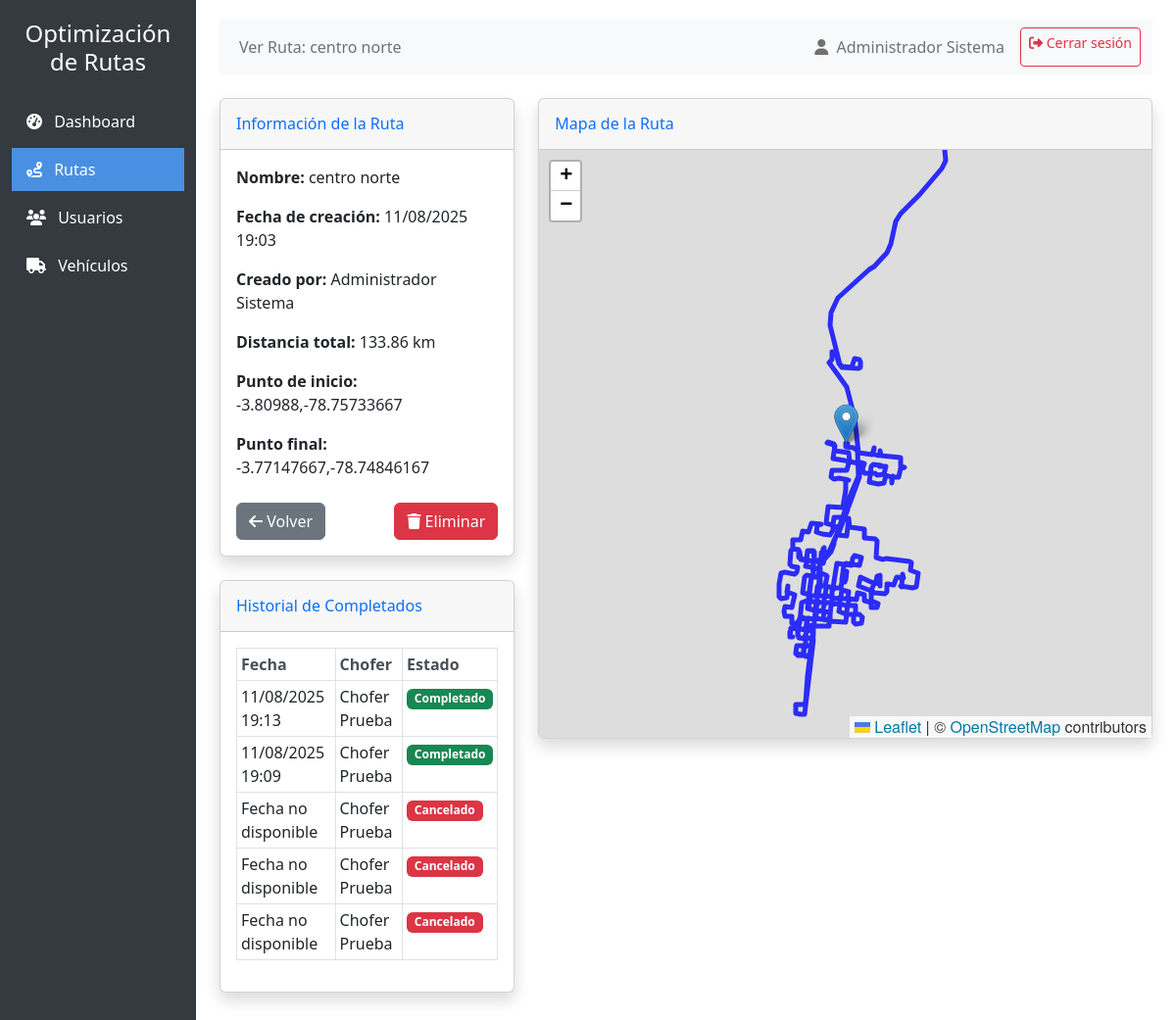
/admin/view_route/1 (signed in), run on the app's committed database.
### app.py (models this page shows, shortened)
class Route(db.Model):
    id = db.Column(db.Integer, primary_key=True)
    name = db.Column(db.String(100), nullable=False)
    description = db.Column(db.Text, nullable=True)
    creator_id = db.Column(db.Integer, db.ForeignKey('user.id'), nullable=False)
    created_at = db.Column(db.DateTime, default=datetime.utcnow)
    file_path = db.Column(db.String(200), nullable=False)
    gpx_path = db.Column(db.String(200), nullable=True)
    start_point = db.Column(db.String(100), nullable=True)
    end_point = db.Column(db.String(100), nullable=True)
    distance = db.Column(db.Float, nullable=True)
    active = db.Column(db.Boolean, default=True)
    completions = db.relationship('RouteCompletion', backref='route', lazy=True)

class User(db.Model, UserMixin):
    id = db.Column(db.Integer, primary_key=True)
    username = db.Column(db.String(100), unique=True, nullable=False)
    email = db.Column(db.String(120), unique=True, nullable=False)
    password_hash = db.Column(db.String(200), nullable=False)
    first_name = db.Column(db.String(100), nullable=False)
    last_name = db.Column(db.String(100), nullable=False)
    cedula = db.Column(db.String(20), unique=True, nullable=False)
    role = db.Column(db.String(20), default='driver')  # admin, driver, technician, coordinator
    active = db.Column(db.Boolean, default=True)
    created_at = db.Column(db.DateTime, default=datetime.utcnow)
    driver_info = db.relationship('DriverInfo', backref='user', uselist=False, cascade="all, delete-orphan")
    routes_created = db.relationship('Route', backref='creator', lazy=True, foreign_keys='Route.creator_id')
    routes_driven = db.relationship('RouteCompletion', backref='driver', lazy=True)

class RouteCompletion(db.Model):
    id = db.Column(db.Integer, primary_key=True)
    route_id = db.Column(db.Integer, db.ForeignKey('route.id'), nullable=False)
    driver_id = db.Column(db.Integer, db.ForeignKey('user.id'), nullable=False)
    vehicle_id = db.Column(db.Integer, db.ForeignKey('vehicle.id'), nullable=False)
    started_at = db.Column(db.DateTime, nullable=True)
    completed_at = db.Column(db.DateTime, nullable=True)
    status = db.Column(db.String(20), default='pending')
    track_data = db.Column(db.Text, nullable=True)
    notes = db.Column(db.Text, nullable=True)
    vehicle = db.relationship('Vehicle', backref='route_completions')

### app.py (the view)
    @app.route('/admin/view_route/<int:route_id>')
    @admin_required
    def admin_view_route(route_id):
        route = Route.query.get_or_404(route_id)
        try:
            with open(route.file_path, 'r', encoding='utf-8') as f:
                map_html = f.read()
        except Exception as e:
            map_html = "<p>No se pudo cargar el mapa</p>"
        completions = RouteCompletion.query.filter_by(route_id=route.id).order_by(RouteCompletion.completed_at.desc()).all()
        return render_template('admin/view_route.html',
                             route=route,
                             map_html=map_html,
                             completions=completions)

### app.py (called while the page is built)
def role_required(*roles):
    def decorator(f):
        @wraps(f)
        def decorated_function(*args, **kwargs):
            if not current_user.is_authenticated:
                flash('Debes iniciar sesión para acceder a esta página.', 'danger')
                return redirect(url_for('login'))
            if current_user.role not in roles:
                flash('No tienes permisos para acceder a esta página.', 'danger')
                return redirect(url_for('dashboard'))
            return f(*args, **kwargs)
        return decorated_function
    return decorator

### templates/admin/view_route.html (shortened to what this page needs)
{% extends "base.html" %}
{% block page_title %}Ver Ruta: {{ route.name }}{% endblock %}
{% block sidebar_items %}
<li class="nav-item">
    <a href="{{ url_for('admin_dashboard') }}" class="nav-link">
        <i class="fas fa-tachometer-alt me-2"></i> Dashboard
    </a>
</li>
<li class="nav-item">
    <a href="{{ url_for('manage_routes') }}" class="nav-link active">
        <i class="fas fa-route me-2"></i> Rutas
    </a>
</li>
<li class="nav-item">
    <a href="{{ url_for('manage_users') }}" class="nav-link">
        <i class="fas fa-users me-2"></i> Usuarios
    </a>
</li>
<li class="nav-item">
    <a href="{{ url_for('manage_vehicles') }}" class="nav-link">
        <i class="fas fa-truck me-2"></i> Vehículos
    </a>
</li>
{% endblock %}
{% block content %}
<div class="row">
    <div class="col-md-4">
        <div class="card shadow mb-4">
            <div class="card-header py-3">
                <h6 class="m-0 font-weight-bold text-primary">Información de la Ruta</h6>
            </div>
            <div class="card-body">
                <div class="mb-3">
                    <strong>Nombre:</strong> {{ route.name }}
                </div>
                <div class="mb-3">
                    <strong>Fecha de creación:</strong> {{ route.created_at|datetime_format }}
                </div>
                <div class="mb-3">
                    <strong>Creado por:</strong> {{ route.creator.first_name }} {{ route.creator.last_name }}
                </div>
                <div class="mb-3">
                    <strong>Distancia total:</strong> {{ route.distance|distance_format }}
                </div>
                <div class="mb-3">
                    <strong>Punto de inicio:</strong> {{ route.start_point }}
                </div>
                <div class="mb-3">
                    <strong>Punto final:</strong> {{ route.end_point }}
                </div>
                <div class="d-flex justify-content-between mt-4">
                    <a href="{{ url_for('manage_routes') }}" class="btn btn-secondary">
                        <i class="fas fa-arrow-left"></i> Volver
                    </a>
                    <button type="button" class="btn btn-danger" data-bs-toggle="modal" data-bs-target="#deleteRouteModal">
                        <i class="fas fa-trash"></i> Eliminar
                    </button>
                </div>
            </div>
        </div>
        <div class="card shadow mb-4">
            <div class="card-header py-3">
                <h6 class="m-0 font-weight-bold text-primary">Historial de Completados</h6>
            </div>
            <div class="card-body">
                {% if completions %}
                <div class="table-responsive">
                    <table class="table table-bordered table-sm">
                        <thead>
                            <tr>
                                <th>Fecha</th>
                                <th>Chofer</th>
                                <th>Estado</th>
                            </tr>
                        </thead>
                        <tbody>
                            {% for completion in completions %}
                            <tr>
                                <td>{{ completion.completed_at|datetime_format }}</td>
                                <td>{{ completion.driver.first_name }} {{ completion.driver.last_name }}</td>
                                <td>
                                    {% if completion.status == 'completed' %}
                                    <span class="badge bg-success">Completado</span>
                                    {% elif completion.status == 'in_progress' %}
                                    <span class="badge bg-warning">En progreso</span>
                                    {% elif completion.status == 'canceled' %}
                                    <span class="badge bg-danger">Cancelado</span>
                                    {% else %}
                                    <span class="badge bg-secondary">Pendiente</span>
                                    {% endif %}
                                </td>
                            </tr>
                            {% endfor %}
                        </tbody>
                    </table>
                </div>
                {% else %}
                <p class="text-center">Esta ruta aún no ha sido recorrida por ningún chofer.</p>
                {% endif %}
            </div>
        </div>
    </div>
    <div class="col-md-8">
        <div class="card shadow mb-4">
            <div class="card-header py-3">
                <h6 class="m-0 font-weight-bold text-primary">Mapa de la Ruta</h6>
            </div>
            <div class="card-body p-0">
                <div id="route-map" style="height: 600px; border-radius: 0 0 4px 4px;">
                    {{ map_html|safe }}
                </div>
            </div>
        </div>
    </div>
</div>
{% endblock %}

### templates/base.html (shortened to what this page needs)
<!DOCTYPE html>
<html lang="es">
<head>
    <link rel="stylesheet" href="https://cdn.jsdelivr.net/npm/bootstrap@5.2.3/dist/css/bootstrap.min.css">
    <link rel="stylesheet" href="https://cdnjs.cloudflare.com/ajax/libs/font-awesome/6.2.1/css/all.min.css">
    <link rel="stylesheet" href="/static/styles.css">
</head>
<body>
    <div class="container-fluid">
        <div class="row">
            <div class="col-md-2 d-md-block sidebar collapse">
                <div class="position-sticky">
                    <div class="text-center mb-4">
                        <h4>Optimización<br>de Rutas</h4>
                    </div>
                    <ul class="nav flex-column">
                        {% block sidebar_items %}
                        {% endblock %}
                    </ul>
                </div>
            </div>
            <div class="col-md-10 ms-sm-auto px-md-4 content">
                <nav class="navbar navbar-expand-lg navbar-light bg-light mb-4">
                    <div class="container-fluid">
                        <div class="collapse navbar-collapse">
                            <ul class="navbar-nav me-auto mb-2 mb-lg-0">
                                <li class="nav-item">
                                    <span class="nav-link">
                                        {% block page_title %}Dashboard{% endblock %}
                                    </span>
                                </li>
                            </ul>
                            <div class="d-flex">
                                <span class="navbar-text me-3">
                                    <i class="fas fa-user me-1"></i> {{ current_user.first_name }} {{ current_user.last_name }}
                                </span>
                                <a href="{{ url_for('logout') }}" class="btn btn-outline-danger btn-sm">
                                    <i class="fas fa-sign-out-alt"></i> Cerrar sesión
                                </a>
                            </div>
                        </div>
                    </div>
                </nav>
                {% block content %}{% endblock %}
            </div>
        </div>
    </div>
</body>
</html>

### static/styles.css (style rules this page uses)
* { box-sizing: border-box; margin: 0; padding: 0; }
body { font-family: 'Segoe UI', Arial, sans-serif; background-color: #f4f4f9; margin: 0; padding: 0; color: #333; min-height: 100vh; display: flex; flex-direction: column; }
button, .btn { background-color: #4a90e2; color: white; border: none; padding: 12px 20px; border-radius: 5px; cursor: pointer; font-size: 16px; font-weight: 500; transition: background-color 0.3s; text-decoration: none; display: inline-block; }
.btn-secondary { background-color: #6c757d; }
.btn-danger { background-color: #dc3545; }
table { width: 100%; border-collapse: collapse; }
th, td { padding: 12px 15px; text-align: left; border-bottom: 1px solid #eee; }
th { background-color: #f8f9fa; font-weight: 600; color: #495057; }
tr:last-child td { border-bottom: none; }
.badge { display: inline-block; padding: 5px 10px; border-radius: 15px; font-size: 0.8rem; font-weight: 500; }

### templates/base.html (style rules this page uses)
.sidebar { min-height: 100vh; background-color: #343a40; color: #fff; padding-top: 20px; }
.sidebar a { color: #fff; text-decoration: none; padding: 10px 15px; display: block; }
.sidebar a.active { background-color: #4a90e2; }
.sidebar .nav-item { margin-bottom: 5px; }
.content { padding: 20px; }
.card { margin-bottom: 20px; border-radius: 8px; box-shadow: 0 2px 4px rgba(0,0,0,0.1); }
.card-header { background-color: #f8f9fa; border-bottom: 1px solid #e3e6f0; font-weight: bold; }

### data on the page
Route: name "centro norte", created_at "11/08/2025 19:03", distance|distance_format "133.86 km", start_point "-3.80988,-78.75733667", end_point "-3.77147667,-78.74846167"
User: first_name "Administrador", last_name "Sistema", creator.first_name "Administrador", creator.last_name "Sistema"
RouteCompletion: completed_at "11/08/2025 19:13", driver.first_name "Chofer", driver.last_name "Prueba", status "Completado"
RouteCompletion: completed_at "11/08/2025 19:09", driver.first_name "Chofer", driver.last_name "Prueba", status "Completado"
RouteCompletion: completed_at "Fecha no disponible", driver.first_name "Chofer", driver.last_name "Prueba", status "Cancelado"
RouteCompletion: completed_at "Fecha no disponible", driver.first_name "Chofer", driver.last_name "Prueba", status "Cancelado"
RouteCompletion: completed_at "Fecha no disponible", driver.first_name "Chofer", driver.last_name "Prueba", status "Cancelado"
